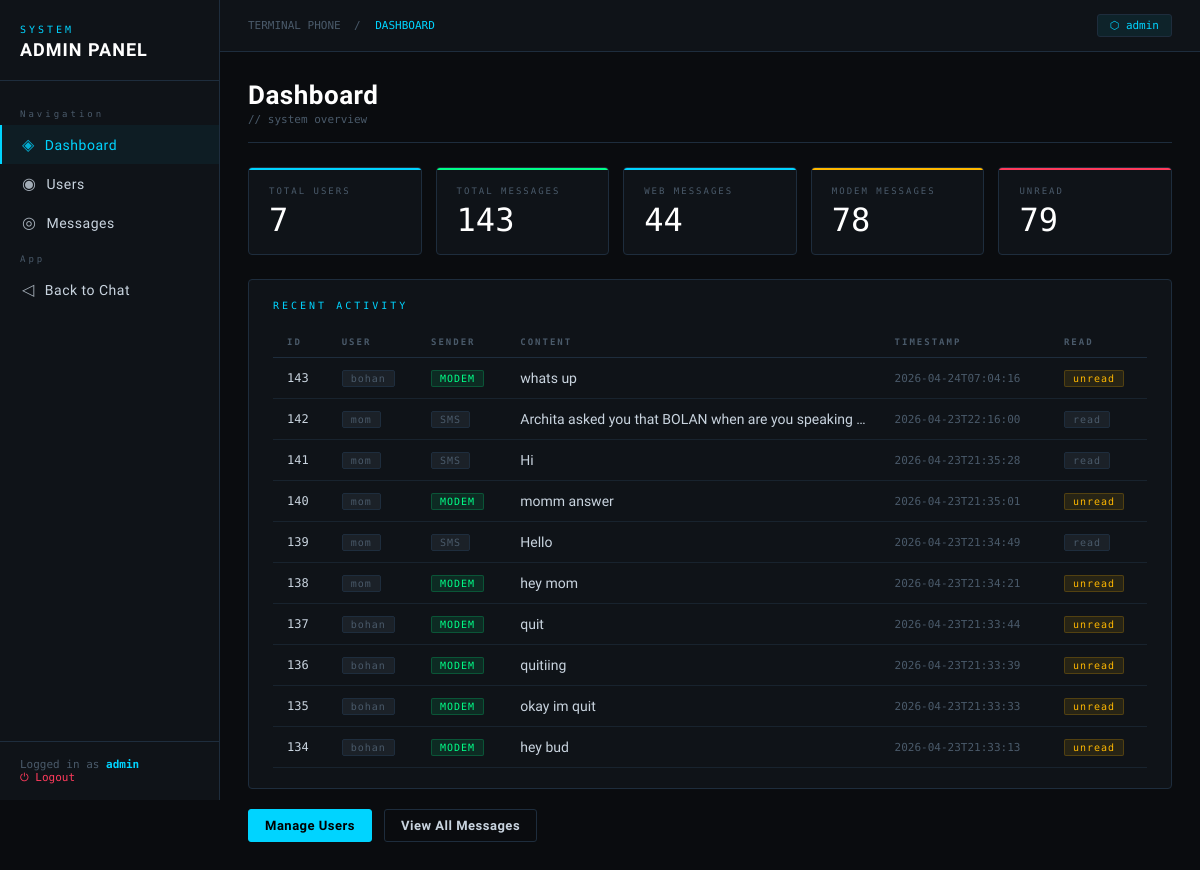
The app's page /admin/ (signed in) with its own data.
### tables this page shows
CREATE TABLE users (
            id       INTEGER PRIMARY KEY AUTOINCREMENT,
            username TEXT UNIQUE NOT NULL,
            password TEXT NOT NULL,
            phone    TEXT UNIQUE,
            is_admin INTEGER DEFAULT 0
        );

CREATE TABLE messages (
            id        INTEGER PRIMARY KEY AUTOINCREMENT,
            sender    TEXT,
            content   TEXT,
            timestamp TEXT,
            read      INTEGER DEFAULT 0,
            user_id   INTEGER
        , from_number TEXT, to_number TEXT);

### routes/admin.py (the view)
@admin_bp.route('/')
@admin_required
def dashboard():
    with _db() as conn:
        stats = {
            'total_users':       conn.execute("SELECT COUNT(*) FROM users").fetchone()[0],
            'total_messages':    conn.execute("SELECT COUNT(*) FROM messages").fetchone()[0],
            'web_messages':      conn.execute("SELECT COUNT(*) FROM messages WHERE sender='WEB'").fetchone()[0],
            'modem_messages':    conn.execute("SELECT COUNT(*) FROM messages WHERE sender='MODEM'").fetchone()[0],
            'unread':            conn.execute("SELECT COUNT(*) FROM messages WHERE read=0").fetchone()[0],
            'pending_contacts':  conn.execute("SELECT COUNT(*) FROM contacts WHERE name IS NULL").fetchone()[0],
        }
        pending_contacts = conn.execute('''
            SELECT
                c.phone,
                COUNT(m.id)    AS msg_count,
                MAX(m.timestamp) AS last_ts,
                MAX(m.content) AS last_msg
            FROM contacts c
            LEFT JOIN messages m ON m.from_number = c.phone
            WHERE c.name IS NULL
            GROUP BY c.phone
            ORDER BY last_ts DESC
        ''').fetchall()
        recent = conn.execute('''
            SELECT m.id, m.sender, m.content, m.timestamp, m.read, u.username
            FROM messages m LEFT JOIN users u ON m.user_id = u.id
            ORDER BY m.id DESC LIMIT 10
        ''').fetchall()
    return render_template('admin/dashboard.html',
                           stats=stats,
                           pending_contacts=pending_contacts,
                           recent=recent)

### app.py (called while the page is built)
@login_manager.user_loader
def load_user(user_id):
    with get_db_connection(DB_PATH) as conn:
        user = conn.execute("SELECT * FROM users WHERE id = ?", (user_id,)).fetchone()
        if user:
            return User(user['id'], user['username'], user['phone'], user['is_admin'])
    return None

### models.py (called while the page is built)
def get_db_connection(db_path):
    conn = sqlite3.connect(db_path)
    conn.row_factory = sqlite3.Row
    return conn

### routes/admin.py (called while the page is built)
def _db():
    return get_db_connection(current_app.config['DB_PATH'])

def admin_required(f):
    @wraps(f)
    @login_required
    def decorated(*args, **kwargs):
        if not current_user.is_admin:
            flash('Admin access required.')
            return redirect(url_for('chat.index'))
        return f(*args, **kwargs)
    return decorated

### templates/admin/dashboard.html (shortened to what this page needs)
{% extends "admin/base.html" %}
{% block breadcrumb %}DASHBOARD{% endblock %}
{% block content %}
<div class="page-header">
  <div>
    <h2>Dashboard</h2>
    <div class="subtitle">// system overview</div>
  </div>
</div>
<div class="stats-grid">
  <div class="stat-card">
    <div class="stat-label">Total Users</div>
    <div class="stat-value">{{ stats.total_users }}</div>
  </div>
  <div class="stat-card green">
    <div class="stat-label">Total Messages</div>
    <div class="stat-value">{{ stats.total_messages }}</div>
  </div>
  <div class="stat-card">
    <div class="stat-label">Web Messages</div>
    <div class="stat-value">{{ stats.web_messages }}</div>
  </div>
  <div class="stat-card yellow">
    <div class="stat-label">Modem Messages</div>
    <div class="stat-value">{{ stats.modem_messages }}</div>
  </div>
  <div class="stat-card red">
    <div class="stat-label">Unread</div>
    <div class="stat-value">{{ stats.unread }}</div>
  </div>
</div>
<div class="card">
  <div class="card-title">Recent Activity</div>
  <div class="table-wrap">
    <table>
      <thead>
        <tr>
          <th>ID</th>
          <th>User</th>
          <th>Sender</th>
          <th>Content</th>
          <th>Timestamp</th>
          <th>Read</th>
        </tr>
      </thead>
      <tbody>
        {% for msg in recent %}
        <tr>
          <td class="mono">{{ msg.id }}</td>
          <td><span class="badge badge-dim">{{ msg.username or '—' }}</span></td>
          <td>
            {% if msg.sender == 'WEB' %}
              <span class="badge badge-blue">WEB</span>
            {% elif msg.sender == 'MODEM' %}
              <span class="badge badge-green">MODEM</span>
            {% else %}
              <span class="badge badge-dim">{{ msg.sender }}</span>
            {% endif %}
          </td>
          <td class="msg-content">{{ msg.content }}</td>
          <td class="mono" style="font-size:11px;color:var(--dim)">{{ msg.timestamp[:19] if msg.timestamp else '—' }}</td>
          <td>
            {% if msg.read %}
              <span class="badge badge-dim">read</span>
            {% else %}
              <span class="badge badge-yellow">unread</span>
            {% endif %}
          </td>
        </tr>
        {% else %}
        <tr><td colspan="6" style="text-align:center;color:var(--dim);font-family:var(--mono);font-size:12px;padding:24px">No messages yet</td></tr>
        {% endfor %}
      </tbody>
    </table>
  </div>
</div>
<div style="display:flex;gap:12px;flex-wrap:wrap">
  <a href="{{ url_for('admin.users') }}" class="btn btn-primary">Manage Users</a>
  <a href="{{ url_for('admin.messages') }}" class="btn">View All Messages</a>
</div>
{% endblock %}

### templates/admin/base.html (shortened to what this page needs)
<!DOCTYPE html>
<html lang="en">
<head>
</head>
<body>
<aside class="sidebar">
  <div class="sidebar-logo">
    <div class="logo-tag">System</div>
    <h1>ADMIN PANEL</h1>
  </div>
  <nav>
    <div class="nav-section">Navigation</div>
    <a href="{{ url_for('admin.dashboard') }}"
       class="nav-link {% if request.endpoint == 'admin.dashboard' %}active{% endif %}">
      <span class="icon">◈</span> Dashboard
    </a>
    <a href="{{ url_for('admin.users') }}"
       class="nav-link {% if 'user' in request.endpoint %}active{% endif %}">
      <span class="icon">◉</span> Users
    </a>
    <a href="{{ url_for('admin.messages') }}"
       class="nav-link {% if request.endpoint == 'admin.messages' %}active{% endif %}">
      <span class="icon">◎</span> Messages
    </a>
    <div class="nav-section">App</div>
    <a href="{{ url_for('chat.index') }}" class="nav-link">
      <span class="icon">◁</span> Back to Chat
    </a>
  </nav>
  <div class="sidebar-footer">
    Logged in as <strong style="color:var(--accent)">{{ current_user.username }}</strong><br>
    <a href="{{ url_for('auth.logout') }}">⏻ Logout</a>
  </div>
</aside>
<div class="main">
  <div class="topbar">
    <div class="breadcrumb">
      TERMINAL PHONE &nbsp;/&nbsp; <span>{% block breadcrumb %}ADMIN{% endblock %}</span>
    </div>
    <div class="user-badge">⬡ {{ current_user.username }}</div>
  </div>
  <div class="content">
    {% block content %}{% endblock %}
  </div>
</div>
</body>
</html>

### records on screen
users: username "admin"
messages: id "143", username "bohan", sender "MODEM", content "whats up", timestamp "2026-04-24T07:04:16", read "unread"
messages: id "142", username "mom", sender "SMS", content "Archita asked you that BOLAN when are you speaking…", timestamp "2026-04-23T22:16:00", read "read"
messages: id "141", username "mom", sender "SMS", content "Hi", timestamp "2026-04-23T21:35:28", read "read"
messages: id "140", username "mom", sender "MODEM", content "momm answer", timestamp "2026-04-23T21:35:01", read "unread"
messages: id "139", username "mom", sender "SMS", content "Hello", timestamp "2026-04-23T21:34:49", read "read"
messages: id "138", username "mom", sender "MODEM", content "hey mom", timestamp "2026-04-23T21:34:21", read "unread"
messages: id "137", username "bohan", sender "MODEM", content "quit", timestamp "2026-04-23T21:33:44", read "unread"
messages: id "136", username "bohan", sender "MODEM", content "quitiing", timestamp "2026-04-23T21:33:39", read "unread"
messages: id "135", username "bohan", sender "MODEM", content "okay im quit", timestamp "2026-04-23T21:33:33", read "unread"
messages: id "134", username "bohan", sender "MODEM", content "hey bud", timestamp "2026-04-23T21:33:13", read "unread"

### other values on screen
{{ stats.total_users }} "7"
{{ stats.total_messages }} "143"
{{ stats.web_messages }} "44"
{{ stats.modem_messages }} "78"
{{ stats.unread }} "79"
